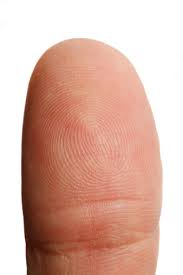
#> input picture Chapter_4_Code/Images/thumb.jpeg, 183 x 275 px
$ jupyter execute --allow-errors FrequencyDomainTransform.ipynb
#> lines starting #> are read from the running program, lines starting #| are printed output that depends on the picture
[cell 1]
import pandas as pd
import cv2 as cv
import numpy as np
import matplotlib.pyplot as plt
import skimage.filters as flt
import seaborn as sns
import warnings as warner
import pandas as pd
import clustimage as cl

from sklearn.cluster import KMeans
from sklearn.cluster import AgglomerativeClustering
warner.simplefilter('ignore')

[cell 2]
thumb = cv.cvtColor(cv.imread('Images/thumb.jpeg'), cv.COLOR_BGR2GRAY)
#> thumb: shape (275, 183); min 11, max 255, mean 189.8
thumb_float = np.float32(thumb)
plt.imshow(thumb, cmap='gray')
plt.show()

[cell 3]
norm_thumb = cv.normalize(thumb_float, None, 0, 1, cv.NORM_MINMAX)
dft_thumb = cv.dft(norm_thumb, flags = cv.DFT_COMPLEX_OUTPUT)
dft_thumb_shift = np.fft.fftshift(dft_thumb)
transform = cv.magnitude(dft_thumb_shift[:, :, 0], dft_thumb_shift[:, :, 1])
log_transform = np.log(transform)
plt.imshow(log_transform, cmap='gray')
plt.show()

[cell 4]
def butterworth(img, D0, n):

#> called with D0 = 10, n = 0.6
    M, N = img.shape
#> M = 275; N = 183
    h_img = np.zeros((M, N))
    for x in range(M):
        for y in range(N):
            D = np.sqrt((x - M/2)**2 + (y - N/2)**2)
            h_img[x, y] = 1/ (1 + (D0/D)**(2*n))
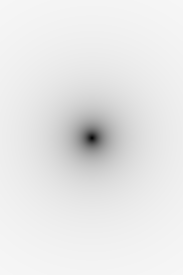
#> h_img: shape (275, 183) float64; min 0.04, max 0.967, mean 0.91
    return h_img

filtered_thumb = butterworth(transform, 10, 0.6)
log_filtered_thumb = filtered_thumb


plt.imshow(log_filtered_thumb, cmap='gray')
plt.show()

[cell 5]
unshift_img = np.fft.ifftshift(filtered_thumb)

[cell 6]
thumb_idft = cv.idft(unshift_img, flags=cv.DFT_COMPLEX_OUTPUT)

[cell 7]
thumb_idft

[cell 8]
unshifted = np.fft.ifftshift(transform)
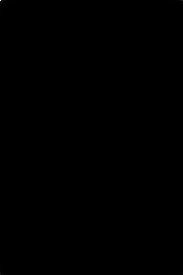
#> unshifted: shape (275, 183) float32; min 0.0146, max 36884.6, mean 8.7; drawn with min black and max white

[cell 9]
unshifted_inverted = cv.idft(unshifted)
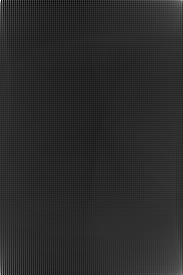
#> unshifted_inverted: shape (275, 183) float32; min -44404.1, max 438655, mean 36884.6; drawn with min black and max white
plt.imshow(cv.normalize(unshifted_inverted, None, 0, 1, cv.NORM_MINMAX), cmap='gray')

[cell 10]
transformed_thumb = np.fft.fft2(thumb)
shift_transformed_thumb = np.fft.fftshift(transformed_thumb)
filtered_thumb = flt.butterworth(shift_transformed_thumb, 0.16, True, 0.5)
unshift_transformed_thumb = np.fft.ifftshift(filtered_thumb)
invert_thumb = np.fft.ifft2(unshift_transformed_thumb)
plt.imshow(np.abs(invert_thumb).astype(np.int32), cmap='gray')

[cell 11]
plt.imshow(thumb[30:260, 18:170], cmap='gray')

[cell 12]
just_thumb = thumb[30:260, 18:170]
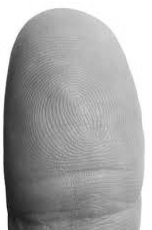
#> just_thumb: shape (230, 152); min 11, max 255, mean 168.6
transformed_thumb = np.fft.fft2(just_thumb)
shift_transformed_thumb = np.abs(np.fft.fftshift(transformed_thumb))
log_transformed_thumb = np.log(shift_transformed_thumb)
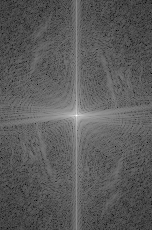
#> log_transformed_thumb: shape (230, 152) float64; min 1.49, max 15.59, mean 6.55; drawn with min black and max white
filtered_thumb = flt.butterworth(shift_transformed_thumb)
unshift_transformed_thumb = np.fft.ifftshift(filtered_thumb)
invert_thumb = np.fft.ifft2(unshift_transformed_thumb)

[cell 13]
thumb_og = thumb.copy()
thumb = just_thumb.copy()
thumb

[cell 14]
def laplacian(img, c = 1e-4):
#> called with c = 0.0001
    M, N = img.shape
#> M = 230; N = 152
    H = np.zeros((M, N))
    trf_img = np.fft.fft2(img)
    for x in range(M):
        for y in range(N):
            H[x, y] = -4*(np.pi**2)*(x**2 + y**2)
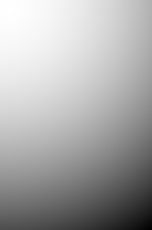
#> H: shape (230, 152) float64; min -2970435.1, max 0, mean -992645.3; drawn with min black and max white

    filtered_img = img + c*H
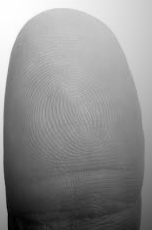
#> filtered_img: shape (230, 152) float64; min -165.4, max 255, mean 69.3; drawn with min black and max white
    reform = np.abs(np.fft.ifft2(filtered_img))
    return reform

filtered_img = laplacian(thumb)
filtered_img.min()
#> Out = 0.000127

[cell 15]
raw_img = flt.butterworth(thumb, 0.12, True, 3)
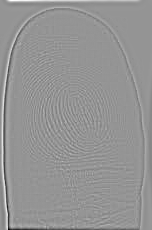
#> raw_img: shape (230, 152) float64; min -114.4, max 81.78, mean 0; drawn with min black and max white
norm_img = cv.normalize(raw_img, None, 0, 1, cv.NORM_MINMAX)
plt.imshow(norm_img, cmap='gray')
norm_img

[cell 16]
img_arr = norm_img.flatten()
model = KMeans(n_clusters=2)
model.fit(img_arr.reshape(-1, 1))
classes = model.predict(img_arr.reshape(-1, 1))

[cell 17]
pd.Series(classes).value_counts()

[cell 18]
df = pd.DataFrame({'intensity':img_arr, 'classes':classes})
#> df = table of 34960 rows and 2 columns
df.groupby('classes').boxplot()

[cell 19]
sns.boxplot(data = df, x = 'classes', y = 'intensity')
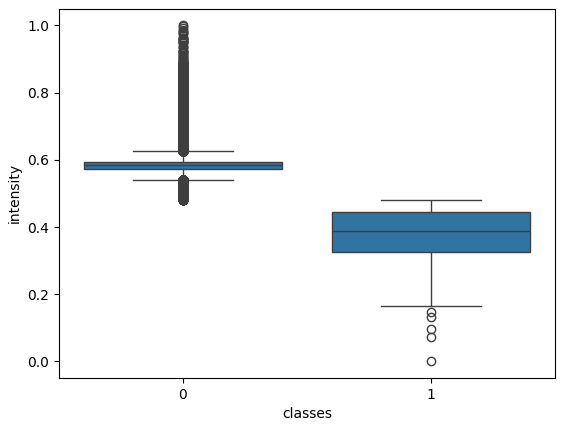
#> figure drawn by matplotlib, 1 panel

[cell 20]
img = np.where(norm_img > 0.596, 0, 1)
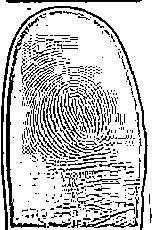
#> img: shape (230, 152) int64; values 0 (black) and 1 (white), 77.2% white; black in thin lines or dots
plt.imshow(img, cmap='gray')

[cell 21]
thumb_RGB = cv.cvtColor(cv.imread('Images/thumb.jpeg'), cv.COLOR_BGR2RGB)
plt.imshow(thumb_RGB)
